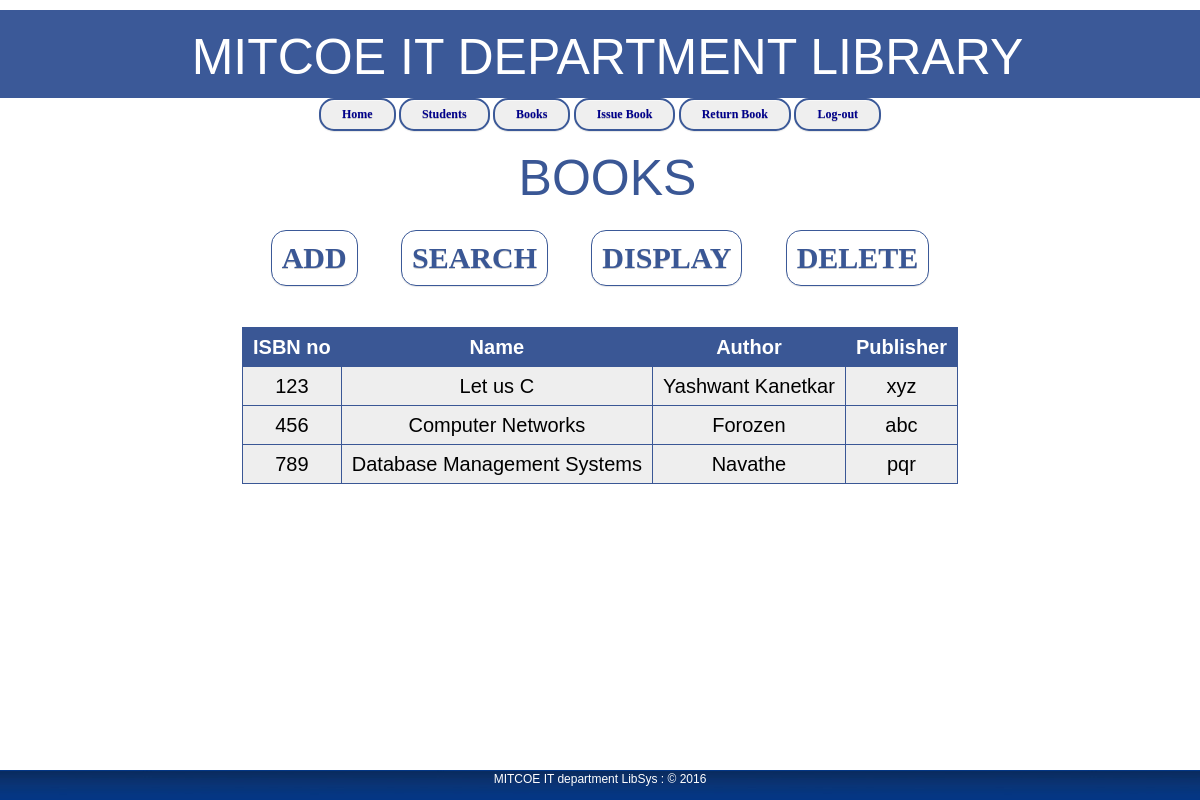
/library_management/display_bk.php, run on the app's committed database.
### tables this page shows
CREATE TABLE IF NOT EXISTS `book` (
  `booknm` text NOT NULL,
  `author` text NOT NULL,
  `publisher` text NOT NULL,
  `isbn` int(13) NOT NULL AUTO_INCREMENT,
  PRIMARY KEY (`isbn`)
);

### library_management/display_bk.php (the view, shortened to what this page needs)
<!DOCTYPE html>
<html>
<head>
	<link rel="stylesheet" type="text/css" href="css/reset.css" />
	<link rel="stylesheet" type="text/css" href="css/structure.css" />
	<link rel="stylesheet" type="text/css" href="css/main.css" />
</head>
<body>
	 <center><div id="header"><h1 class="header-login"></br>MITCOE IT DEPARTMENT LIBRARY</h1></div></center>
	<center>
	<a href="home.php"><button  class="btnLogin5">Home</button></a>
	<a href="student.php"><button  class="btnLogin5"> Students</button></a>
	<a href="book.php"><button class="btnLogin5"> Books</button></a>
	<a href="borrow_bk.php"><button class="btnLogin5">  Issue Book</button></a>
	<a href="return_bk.php"><button class="btnLogin5"> Return Book</button></a>
    <a href="logout.php"><button class="btnLogin5">Log-out</button></a>
	</center>
	<center><h1 class="header-login" style="color:#3A5795"></br>BOOKS</h1></div></center>
	</br><center>
	<a href="add_bk.php"><button id="z3" class="btnLogin">ADD</button></a>
	<a href="search_bk.php"><button id="z3" class="btnLogin">SEARCH</button></a>
	<a href="display_bk.php"><button id="z3" class="btnLogin">DISPLAY</button></a>
	<a href="delete_bk.php"><button id="z3" class="btnLogin">DELETE</button></a></center></br>
<div align="center">
<?php
	$con = mysqli_connect("localhost","root","","library");
	if(!$con)
	{
		die("Could not connect".mysqli_error($con));
	}
		else
		{
			if (session_status() == PHP_SESSION_DISABLED)
			{
			echo"<script>alert('login 1st')</script>";
			header('Location: index.php');
			}
			else
			{
		$result = mysqli_query($con,"SELECT * FROM book");
		if($result)
		{
				echo "<table class=\"myTable\">
				<tr>
					<th>ISBN no</th>
					<th>Name</th>
					<th>Author</th>
					<th>Publisher</th>
				</tr>  ";
				echo "<tbody>";
				while($row = mysqli_fetch_array($result))
				{
					echo "<td>".$row['isbn']."</td>";
					echo "<td>".$row['booknm']."</td>";
					echo "<td>".$row['author']."</td>";
					echo "<td>".$row['publisher']."</td>";
				}
				echo "</tbody>";
				echo "</table>";
		}
			else
			{
			echo "<script>alert('Wrong Username or the database is 	empty')</script>";
			}
			}
        }
	?>
</div>
<div id="footer_text" align="center">
    <p style="color:white">MITCOE IT department LibSys : &copy 2016</p>
</div>
</body>
</html>

### library_management/css/structure.css (style rules this page uses)
body { background:#eff3f6; }
.btnLogin { -moz-border-radius:2px; -webkit-border-radius:2px; border-radius:15px; background:#a1d8f0; background:-moz-linear-gradient(top, #3B5998, #3A5795); background:-webkit-gradient(linear, left top, left bottom, from(#badff3), to(#7acbed)); -ms-filter: "progid:DXImageTransform.Microsoft.gradient(startColorStr='#badff3', EndColorStr='#7acbed')"; border:1px solid #3B5998 !important; cursor: pointer; padding:11px 16px; font:bold 11px/14px Verdana, Tahomma, Geneva; text-shadow:rgba(0,0,0,0.2) 0 1px 0px; color:#fff; -moz-box-shadow:inset rgba(255,255,255,0.6) 0 1px 1px, rgba(0,0,0,0.1) 0 1px 1px; -webkit-box-shadow:inset rgba(255,255,255,0.6) 0 1px 1px, rgba(0,0,0,0.1) 0 1px 1px; box-shadow:inset rgba(255,255,255,0.6) 0 1px 1px, rgba(0,0,0,0.1) 0 1px 1px; margin-left:40px; padding:7px 21px; }
.btnLogin5 { -moz-border-radius:2px; -webkit-border-radius:2px; border-radius:15px; background:-moz-linear-gradient(top, #3B5998, #3A5795); border:2px solid #3B5998 !important; cursor: pointer; padding:11px 16px; font:bold 12px Verdana, Tahomma, Geneva; text-shadow:rgba(0,0,0,0.2) 0 1px 0px; color:darkblue; -moz-box-shadow:inset rgba(255,255,255,0.6) 0 1px 1px, rgba(0,0,0,0.1) 0 1px 1px; -webkit-box-shadow:inset rgba(255,255,255,0.6) 0 1px 1px, rgba(0,0,0,0.1) 0 1px 1px; box-shadow:inset rgba(255,255,255,0.6) 0 1px 1px, rgba(0,0,0,0.1) 0 1px 1px; margin-left:0px; padding:7px 21px; }

### library_management/css/main.css (style rules this page uses)
body { background: #fff; margin: 10px 0px 0px 0px; }
#header { top: 0px; left:0px; height: 88px; width: 100%; background-color: #3B5998; }
.header-login { margin: 0px 0px 0px 15px; font-size: 50px; padding: 20px; color:#fff; }
#z3 { border: 2px solid #777777; background:white;; color: #3A5795; font: bold 30px 'Trebuchet MS'; padding: 10px 10px 10px 10px; margin: 5px 20px 5px 20px; }
#footer_text { position:fixed; left:0px; bottom:0px; height:30px; width:100%; background-image: Url("../img/footer.png"); color: #fff }

### library_management/display_bk.php (style rules this page uses)
.myTable { background-color:#eee;border-collapse:collapse;text-align:center;font-size:20px; }
.myTable th { background-color: #3A5795;color:white; }
.myTable td, .myTable th { padding:10px;border:1px solid #3A5795; }

### data on the page
book: isbn "123", booknm "Let us C", author "Yashwant Kanetkar", publisher "xyz"
book: isbn "456", booknm "Computer Networks", author "Forozen", publisher "abc"
book: isbn "789", booknm "Database Management Systems", author "Navathe", publisher "pqr"
